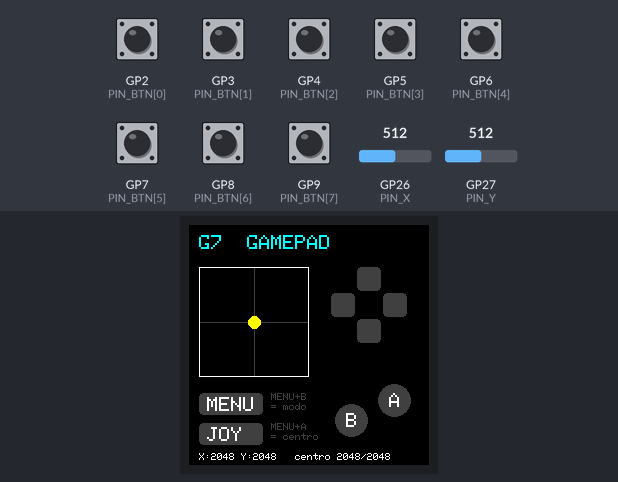
This sketch was run on a simulated Raspberry Pi Pico. On the bench: 240×240 colour display. The inputs (shaded band) are chosen by the test bench; at power-on: GP2 (PIN_BTN[0]), GP3 (PIN_BTN[1]), GP4 (PIN_BTN[2]), GP5 (PIN_BTN[3]), GP6 (PIN_BTN[4]), GP7 (PIN_BTN[5]), GP8 (PIN_BTN[6]), GP9 (PIN_BTN[7]) HIGH, GP26 (PIN_X) = 512, GP27 (PIN_Y) = 512 (analog values on the 0–1023 scale). EEPROM starts erased; USB keyboard and mouse output is not drawn.

Above: at 1.6 s.
1.7 s: GP6 (PIN_BTN[4]) pulled LOW for 0.15 s
At 1.78 s:
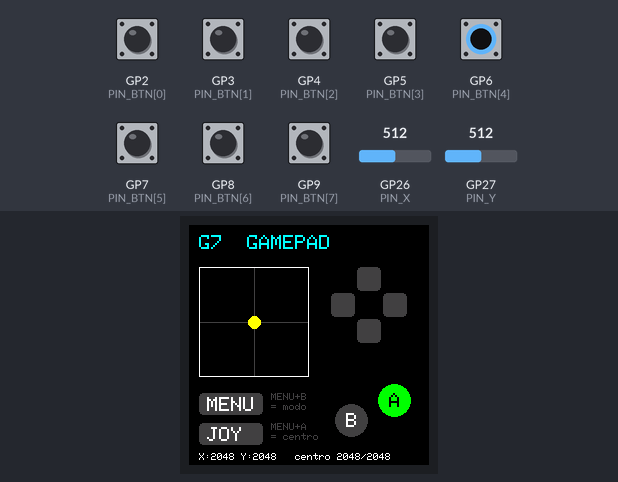
3.3 s: GP7 (PIN_BTN[5]) pulled LOW for 0.15 s
At 3.38 s:
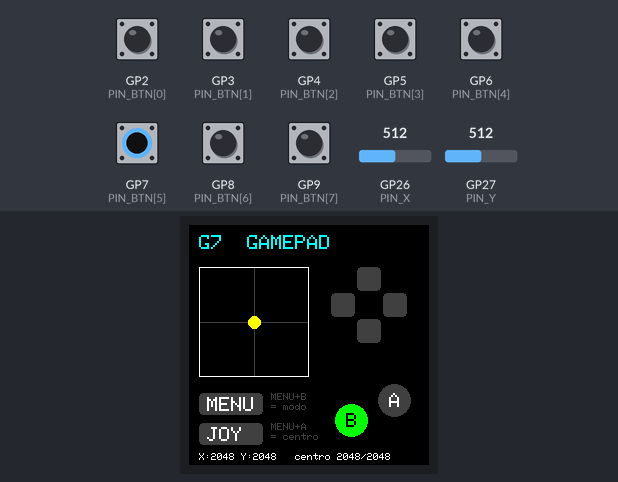
4.9 s: GP8 (PIN_BTN[6]) pulled LOW for 0.15 s
At 4.99 s:
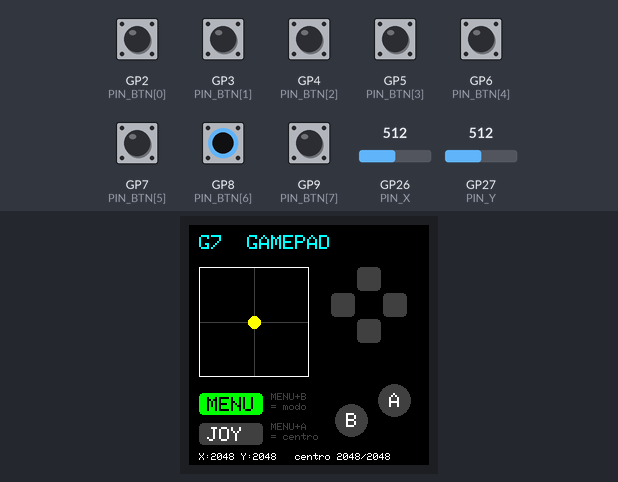
6.5 s: GP9 (PIN_BTN[7]) pulled LOW for 0.15 s
At 6.58 s:
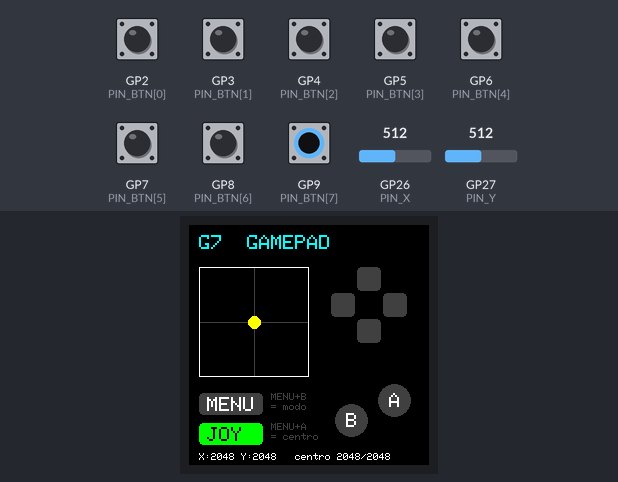
8.1 s: GP6 (PIN_BTN[4]) pulled LOW for 1 s
At 8.9 s:
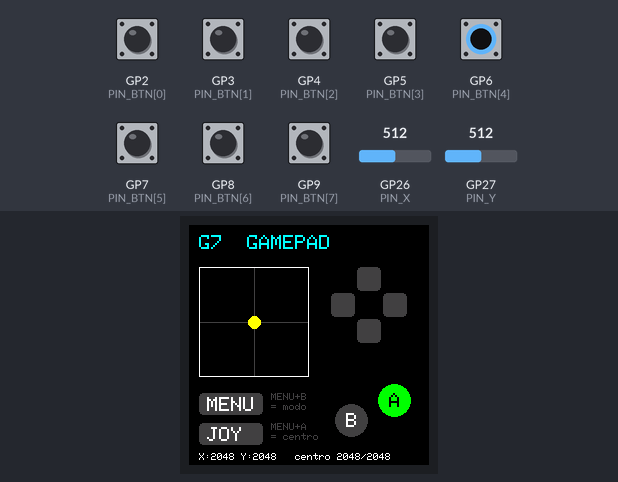
10.6 s: GP9 (PIN_BTN[7]) pulled LOW for 1 s
At 11.4 s:
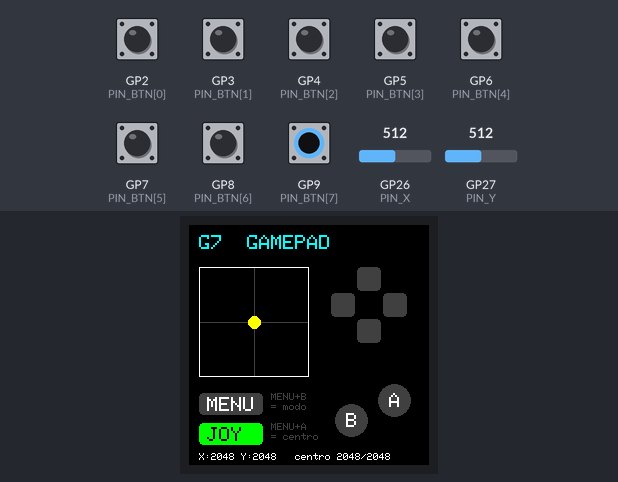
Timing chart, 0 to 13.6 s (numbered marks = the images above; inputs shaded):
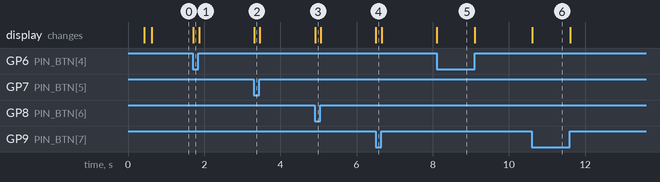

The sketch:

G7_Gamepad.ino
```cpp
// =====================================================================================
// G7 - Control proyecto 2 - FIRMWARE DEL CONTROL (gamepad USB)  v1.2  (PCB D4.4) - 16/11/2026
// Placa: Waveshare RP2350 Plus - Arduino-Pico 6.3.2 (Earle Philhower)
// Librerias: Adafruit ST7735 and ST7789, Adafruit GFX (pantalla). Joystick y Keyboard vienen con el nucleo.
//
// - Nucleo 0: lee botones y joystick a 1 kHz y los envia por USB (sin esperar a la pantalla).
// - Nucleo 1: dibuja el estado en la pantalla TFT.
// - Modo GAMEPAD (por defecto): stick = ejes X/Y, cruceta = hat (POV), A=1, B=2, MENU=8, JOY=9.
// - Modo TECLADO (alternativo): cruceta/stick = flechas, A=Z, B=X, MENU=Enter, JOY=Espacio.
//   Cambiar de modo: mantener MENU + B durante 1,5 s. El modo se recuerda al desenchufar.
// - Recalibrar el centro del stick: soltar el stick y mantener MENU + A 1,5 s (provisorio; antes MENU + clic del stick).
// - Monitor Serie (115200): estado cada 250 ms para diagnostico.
// =====================================================================================
#include <Joystick.h>
#include <Keyboard.h>
#include <EEPROM.h>
#include <SPI.h>
#include <Adafruit_GFX.h>
#include <Adafruit_ST7789.h>

// ---------------- Pines (PCB D4.4) ----------------
enum { B_UP, B_DOWN, B_LEFT, B_RIGHT, B_A, B_B, B_MENU, B_JOY, NB };
const uint8_t  PIN_BTN[NB] = {2, 3, 4, 5, 6, 7, 8, 9};
const char*    NOMBRE[NB]  = {"UP", "DOWN", "LEFT", "RIGHT", "A", "B", "MENU", "JOY"};
const uint16_t BLOQUEO_MS[NB] = {20, 20, 20, 20, 20, 20, 40, 30};  // antirrebote (MENU rebota hasta ~32 ms)
const uint8_t  PIN_X = 26, PIN_Y = 27;
const int TFT_SCK = 18, TFT_MOSI = 19, TFT_DC = 20, TFT_RST = 21;

// ---------------- Ajustes del stick ----------------
const bool INTERCAMBIAR_XY = false;  // ajustar segun como quede montado el KY-023
const bool INVERTIR_X = false;
const bool INVERTIR_Y = false;
const int  ZONA_MUERTA = 160;        // cuentas ADC (~4 %); el ruido medido en reposo es +-30
const int  ADC_MIN = 15, ADC_MAX = 4080;
const int  UMBRAL_TECLA = 16000;     // en modo teclado, inclinacion para "apretar" una flecha (~50 %)

// ---------------- Botones HID en modo gamepad ----------------
const uint8_t HID_A = 1, HID_B = 2, HID_MENU = 8, HID_JOY = 9;

// ---------------- Estado compartido entre nucleos ----------------
enum { MODO_GAMEPAD = 0, MODO_TECLADO = 1 };
volatile bool    estBtn[NB];
volatile int16_t estX = 0, estY = 0;
volatile int     estRawX = 0, estRawY = 0;
volatile uint8_t modo = MODO_GAMEPAD;
volatile bool    pantallaRedibujar = true;
volatile uint32_t avisoCalibrado = 0;      // millis() del ultimo recalibrado (para mostrarlo en pantalla)

Adafruit_ST7789 tft(&SPI, -1, TFT_DC, TFT_RST);

// =====================================================================================
// NUCLEO 0: entradas + USB
// =====================================================================================
bool     estable[NB];
uint32_t tCambio[NB];
int      centroX = 2048, centroY = 2048;

int leerADC(uint8_t pin) {                 // promedio de 4 lecturas
  int s = 0;
  for (int i = 0; i < 4; i++) s += analogRead(pin);
  return s / 4;
}

void calibrarCentro() {                    // el stick debe estar suelto al enchufar
  long sx = 0, sy = 0;
  for (int i = 0; i < 64; i++) { sx += analogRead(PIN_X); sy += analogRead(PIN_Y); delay(3); }
  centroX = sx / 64; centroY = sy / 64;
  if (centroX < 1500 || centroX > 2600) centroX = 2048;   // si estaba movido, usar el centro teorico
  if (centroY < 1500 || centroY > 2600) centroY = 2048;
}

int16_t aEje(int raw, int c) {             // ADC 0-4095 -> HID -32767..32767 con zona muerta
  int d = raw - c;
  if (abs(d) < ZONA_MUERTA) return 0;
  long rango = (d > 0) ? (ADC_MAX - c) : (c - ADC_MIN);
  long v = (long)(abs(d) - ZONA_MUERTA) * 32767L / (rango - ZONA_MUERTA);
  if (v > 32767) v = 32767;
  return (d > 0) ? (int16_t)v : (int16_t)-v;
}

void leerBotones(uint32_t ms) {            // antirrebote: acepta el cambio al tiro y bloquea N ms
  for (int i = 0; i < NB; i++) {
    bool v = (digitalRead(PIN_BTN[i]) == LOW);
    if (v != estable[i] && (ms - tCambio[i]) >= BLOQUEO_MS[i]) { estable[i] = v; tCambio[i] = ms; }
  }
}

int anguloHat(bool u, bool d, bool l, bool r) {
  if (u && d) { u = d = false; }
  if (l && r) { l = r = false; }
  if (u && r) return 45;
  if (d && r) return 135;
  if (d && l) return 225;
  if (u && l) return 315;
  if (u) return 0;
  if (r) return 90;
  if (d) return 180;
  if (l) return 270;
  return -1;
}

// ---- modo teclado: presiona/suelta solo cuando cambia ----
const uint8_t TECLAS[8] = {KEY_UP_ARROW, KEY_DOWN_ARROW, KEY_LEFT_ARROW, KEY_RIGHT_ARROW, 'z', 'x', KEY_RETURN, ' '};
bool teclaEnviada[8];

void soltarTodo() {
  Keyboard.releaseAll();
  for (int i = 0; i < 8; i++) teclaEnviada[i] = false;
  Joystick.X(0); Joystick.Y(0); Joystick.hat(-1);
  for (int b = 1; b <= 32; b++) Joystick.button(b, false);
  Joystick.send_now();
}

void setup() {
  Serial.begin(115200);
  for (int i = 0; i < NB; i++) { pinMode(PIN_BTN[i], INPUT_PULLUP); estable[i] = false; tCambio[i] = 0; }
  analogReadResolution(12);
  EEPROM.begin(256);
  uint8_t m = EEPROM.read(0);
  modo = (m == MODO_TECLADO) ? MODO_TECLADO : MODO_GAMEPAD;
  calibrarCentro();
  Joystick.use16bit();
  Joystick.useManualSend(true);
  Joystick.begin();
  Keyboard.begin();
}

void loop() {
  static uint32_t tPrev = 0, tEnvio = 0, tSerie = 0, tCombo = 0;
  static bool comboHecho = false;
  static uint32_t tCal = 0; static bool calHecho = false;
  static int16_t ultX = 0, ultY = 0; static int ultHat = -2; static uint8_t ultBtns = 0xFF;
  uint32_t ms = millis();
  if (ms == tPrev) return;                 // 1 kHz
  tPrev = ms;

  leerBotones(ms);
  int rx = leerADC(PIN_X), ry = leerADC(PIN_Y);
  int16_t x = aEje(rx, centroX), y = aEje(ry, centroY);
  if (INTERCAMBIAR_XY) { int16_t t = x; x = y; y = t; }
  if (INVERTIR_X) x = -x;
  if (INVERTIR_Y) y = -y;

  // cambio de modo: MENU + B mantenidos 1,5 s
  if (estable[B_MENU] && estable[B_B]) {
    if (tCombo == 0) tCombo = ms;
    if (!comboHecho && ms - tCombo >= 1500) {
      soltarTodo();
      modo = (modo == MODO_GAMEPAD) ? MODO_TECLADO : MODO_GAMEPAD;
      EEPROM.write(0, modo); EEPROM.commit();
      comboHecho = true; pantallaRedibujar = true;
    }
  } else { tCombo = 0; comboHecho = false; }

  // recalibrar centro: MENU + A mantenidos 1,5 s (con el stick suelto)
  if (estable[B_MENU] && estable[B_A]) {
    if (tCal == 0) tCal = ms;
    if (!calHecho && ms - tCal >= 1500) { soltarTodo(); calibrarCentro(); avisoCalibrado = millis(); calHecho = true; }
  } else { tCal = 0; calHecho = false; }

  if (modo == MODO_GAMEPAD) {
    int hat = anguloHat(estable[B_UP], estable[B_DOWN], estable[B_LEFT], estable[B_RIGHT]);
    uint8_t btns = estable[B_A] | (estable[B_B] << 1) | (estable[B_MENU] << 2) | (estable[B_JOY] << 3);
    if (x != ultX || y != ultY || hat != ultHat || btns != ultBtns || ms - tEnvio >= 20) {
      Joystick.X(x); Joystick.Y(y); Joystick.hat(hat);
      Joystick.button(HID_A, estable[B_A]);   Joystick.button(HID_B, estable[B_B]);
      Joystick.button(HID_MENU, estable[B_MENU]); Joystick.button(HID_JOY, estable[B_JOY]);
      Joystick.send_now();
      ultX = x; ultY = y; ultHat = hat; ultBtns = btns; tEnvio = ms;
    }
  } else {
    bool quiero[8] = {
      estable[B_UP]    || y < -UMBRAL_TECLA, estable[B_DOWN]  || y > UMBRAL_TECLA,
      estable[B_LEFT]  || x < -UMBRAL_TECLA, estable[B_RIGHT] || x > UMBRAL_TECLA,
      estable[B_A], estable[B_B], estable[B_MENU] && !estable[B_B] && !estable[B_A], estable[B_JOY]};
    for (int i = 0; i < 8; i++) {
      if (quiero[i] != teclaEnviada[i]) {
        if (quiero[i]) Keyboard.press(TECLAS[i]); else Keyboard.release(TECLAS[i]);
        teclaEnviada[i] = quiero[i];
      }
    }
  }

  // estado compartido con el nucleo 1
  for (int i = 0; i < NB; i++) estBtn[i] = estable[i];
  estX = x; estY = y; estRawX = rx; estRawY = ry;

  if (ms - tSerie >= 250 && Serial && Serial.availableForWrite() > 80) {
    tSerie = ms;
    Serial.printf("%s rawX=%d rawY=%d X=%d Y=%d btn=", modo == MODO_GAMEPAD ? "GAMEPAD" : "TECLADO", rx, ry, x, y);
    for (int i = 0; i < NB; i++) Serial.print(estable[i] ? '1' : '0');
    Serial.println();
  }
}

// =====================================================================================
// NUCLEO 1: pantalla (240x240, girada para leerse horizontal)
// =====================================================================================
const int CAJA_X = 10, CAJA_Y = 42, CAJA_L = 110;          // recuadro del stick
const uint16_t GRIS = 0x4208, VERDE = ST77XX_GREEN, FONDO = ST77XX_BLACK;
struct Zona { int16_t x, y, w, h; bool circulo; };
const Zona ZONA[NB] = {
  {168, 42, 24, 24, false}, {168, 94, 24, 24, false},       // UP, DOWN
  {142, 68, 24, 24, false}, {194, 68, 24, 24, false},       // LEFT, RIGHT
  {205, 175, 16, 0, true},  {162, 195, 16, 0, true},        // A, B (centro y radio)
  {10, 168, 64, 22, false}, {10, 198, 64, 22, false}};      // MENU, JOY
bool dibujado[NB];
int puntoX = -1, puntoY = -1;

void dibujarBoton(int i, bool p) {
  const Zona& z = ZONA[i];
  uint16_t c = p ? VERDE : GRIS;
  if (z.circulo) {
    tft.fillCircle(z.x, z.y, z.w, c);
    tft.setTextColor(p ? FONDO : ST77XX_WHITE); tft.setTextSize(2);
    tft.setCursor(z.x - 5, z.y - 7); tft.print(NOMBRE[i]);
  } else {
    tft.fillRoundRect(z.x, z.y, z.w, z.h, 4, c);
    if (i >= B_MENU) {
      tft.setTextColor(p ? FONDO : ST77XX_WHITE); tft.setTextSize(2);
      tft.setCursor(z.x + 8, z.y + 4); tft.print(NOMBRE[i]);
    }
  }
  dibujado[i] = p;
}

void dibujarFondo() {
  tft.fillScreen(FONDO);
  tft.setTextSize(2);
  tft.setTextColor(modo == MODO_GAMEPAD ? ST77XX_CYAN : ST77XX_ORANGE);
  tft.setCursor(10, 10);
  tft.print(modo == MODO_GAMEPAD ? "G7  GAMEPAD" : "G7  TECLADO");
  tft.drawRect(CAJA_X, CAJA_Y, CAJA_L, CAJA_L, ST77XX_WHITE);
  for (int i = 0; i < NB; i++) dibujarBoton(i, estBtn[i]);
  tft.setTextSize(1); tft.setTextColor(GRIS);
  tft.setCursor(82, 168); tft.print("MENU+B");
  tft.setCursor(82, 178); tft.print("= modo");
  tft.setCursor(82, 198); tft.print("MENU+A");
  tft.setCursor(82, 208); tft.print("= centro");
  puntoX = puntoY = -1;
}

void dibujarPunto() {
  int cx = CAJA_X + CAJA_L / 2, cy = CAJA_Y + CAJA_L / 2, r = CAJA_L / 2 - 8;
  int px = cx + (long)estX * r / 32767, py = cy + (long)estY * r / 32767;
  if (px == puntoX && py == puntoY) return;
  if (puntoX >= 0) tft.fillCircle(puntoX, puntoY, 6, FONDO);
  tft.drawFastHLine(CAJA_X + 1, cy, CAJA_L - 2, GRIS);
  tft.drawFastVLine(cx, CAJA_Y + 1, CAJA_L - 2, GRIS);
  tft.fillCircle(px, py, 6, ST77XX_YELLOW);
  puntoX = px; puntoY = py;
}

void setup1() {
  delay(200);
  SPI.setSCK(TFT_SCK);
  SPI.setTX(TFT_MOSI);
  tft.init(240, 240, SPI_MODE3);
  tft.setRotation(1);
}

void loop1() {
  static uint32_t tTexto = 0;
  if (pantallaRedibujar) { pantallaRedibujar = false; dibujarFondo(); }
  for (int i = 0; i < NB; i++) if (estBtn[i] != dibujado[i]) dibujarBoton(i, estBtn[i]);
  dibujarPunto();
  if (millis() - tTexto > 200) {
    tTexto = millis();
    tft.setTextSize(1); tft.setTextColor(ST77XX_WHITE, FONDO);
    tft.setCursor(10, 228); tft.printf("X:%4d Y:%4d   centro %d/%d  ", estRawX, estRawY, centroX, centroY);
    tft.setCursor(130, 128);
    if (avisoCalibrado && millis() - avisoCalibrado < 2000) { tft.setTextColor(ST77XX_GREEN, FONDO); tft.print("CENTRO OK  "); }
    else tft.print("           ");
  }
  delay(15);
}
```

Measured:
- after the input at 1.7 s, the display: changes at once (image 1)
- after the input at 3.3 s, the display: changes at once (image 2)
- after the input at 4.9 s, the display: changes at once (image 3)
- after the input at 6.5 s, the display: changes at once (image 4)
- after the input at 8.1 s, the display: changes at once (image 5)
- after the input at 10.6 s, the display: changes at once (image 6)
